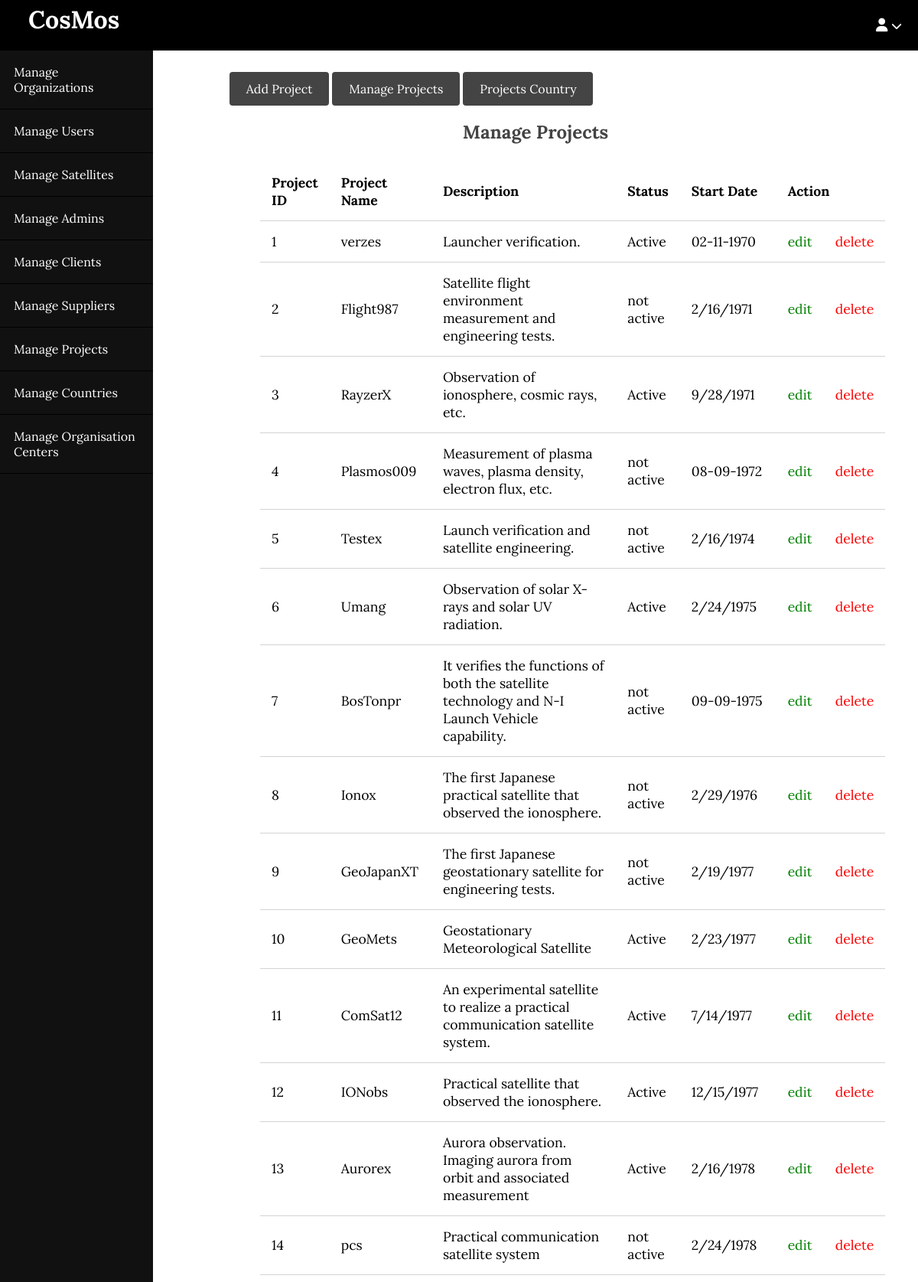
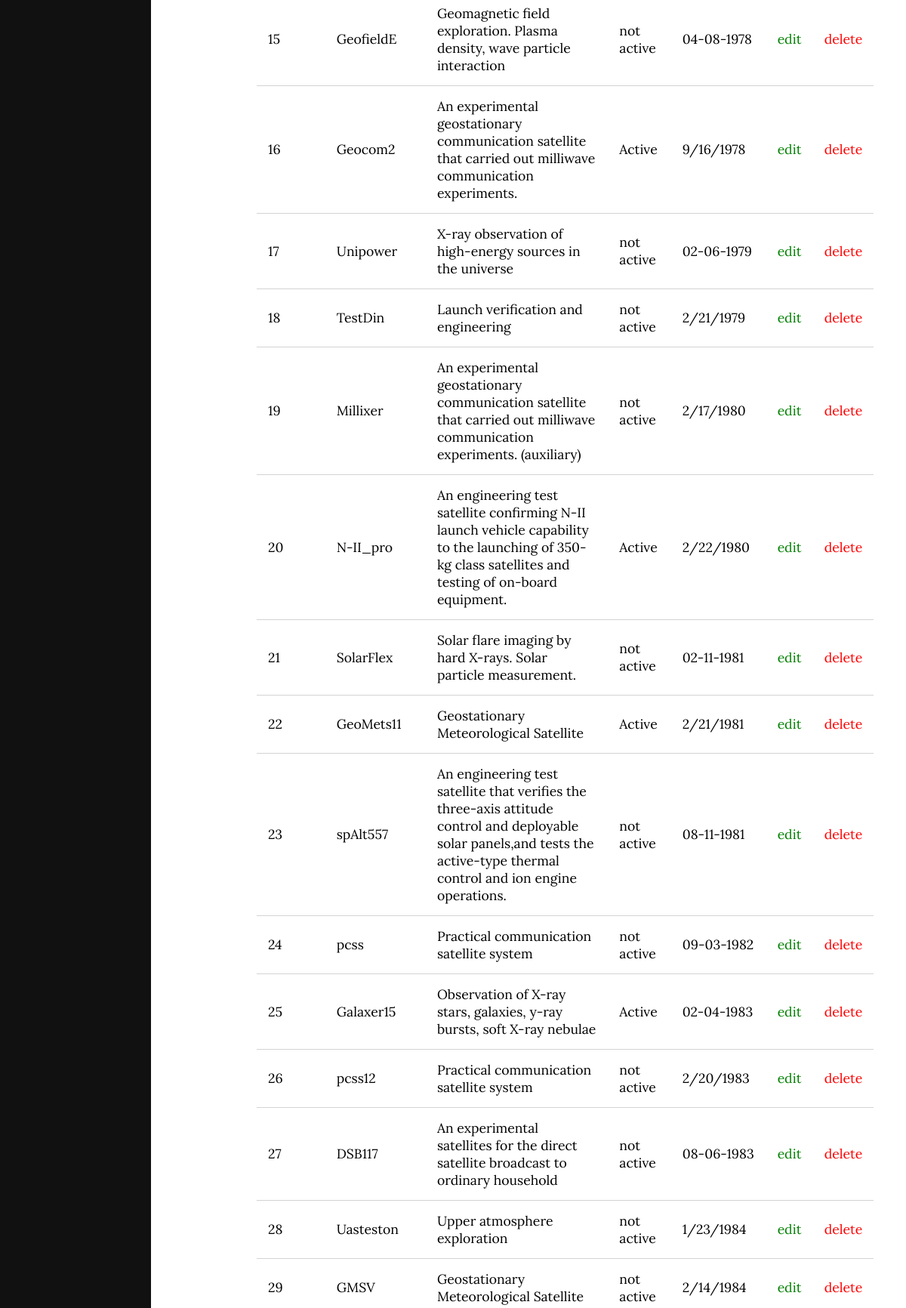
The app's page /blog/admin/projects/index.php (upper part) with its own data (2 pictures, top to bottom).
### tables this page shows
CREATE TABLE `projects_normalised___projects_det` (
  `Project_id` int(2) DEFAULT NULL,
  `Project_name` varchar(100) DEFAULT NULL,
  `Description` varchar(256) DEFAULT NULL,
  `Status` varchar(10) DEFAULT NULL,
  `Start_date` varchar(10) DEFAULT NULL
);

### blog/app/database/db.php (called while the page is built, shortened)
<?php
require('connect.php');
function selectAll($table, $conditions = [])
{
    global $conn;
    $sql = "SELECT * FROM $table";
    if (empty($conditions)) {
        $stmt = $conn->prepare($sql);
        $stmt->execute();
        $records = $stmt->get_result()->fetch_all(MYSQLI_ASSOC);
        return $records;
    }
}

### blog/app/controllers/projects.php (called while the page is built, shortened)
<?php
include(ROOT_PATH . "/app/database/db.php");
$projects_info = selectAll('projects_normalised___projects_det');

### blog/admin/projects/index.php (the view, shortened to what this page needs)
<?php include(ROOT_PATH . "/app/controllers/projects.php");
?>
<!DOCTYPE html>
<html lang="en">
<head>
    <link rel="stylesheet" href="../../assets/css/style.css">
    <link rel="stylesheet" href="../../assets/css/admin.css">
</head>
<body>
    <?php include(ROOT_PATH . "/app/includes/adminHeader.php"); ?>
    <div class="admin-wrapper">
        <?php include(ROOT_PATH . "/app/includes/adminSidebar.php"); ?>
        <div class="admin-content">
            <div class="button-group">
                <a href="create.php" class="btn btn-big">Add Project</a>
                <a href="index.php" class="btn btn-big">Manage Projects</a>
                <a href="view.php" class="btn btn-big">Projects Country</a>
            </div>
            <div class="content">
                <h2 class="page-title">Manage Projects</h2>
                <table>
                    <thead>
                        <th>Project ID</th>
                        <th>Project Name</th>
                        <th>Description</th>
                        <th>Status</th>
                        <th>Start Date</th>
                        <th colspan="2">Action</th>
                    </thead>
                    <tbody>
                        <?php foreach($projects_info as $key => $project): ?>
                            <tr>
                                <td><?php echo $project['Project_id'] ?></td>
                                <td><?php echo $project['Project_name'] ?></td>
                                <td><?php echo $project['Description'] ?></td>
                                <td><?php echo $project['Status'] ?></td>
                                <td><?php echo $project['Start_date'] ?></td>
                                <td><a href="edit.php?id=<?php echo $project['Project_id'] ?>" class="edit">edit</a></td>
                                <td><a href="index.php?del_id=<?php echo $project['Project_id'] ?>" class="delete">delete</a></td>
                            </tr>
                        <?php endforeach; ?>
                    </tbody>
                </table>
            </div>
        </div>
    </div>
</body>
</html>

### blog/assets/css/style.css (style rules this page uses)
* { box-sizing: border-box; }
html, body { height: 100%; padding: 0px; margin: 0px; background: white; font-family:'Lora', serif; }
h1, h2, h3, h4, h5, h6 { color: #444; margin: 5px; }
a { text-decoration: none; color: inherit; }
.btn { padding: .5rem 1rem; background: #444444; color: white; border: 1px solid transparent; border-radius: 0.25rem; }
.btn-big { padding: .7rem 1.3rem; line-height: 1.3rem; }
.content { width: 90%; margin: 30px auto 30px; }

### blog/assets/css/admin.css (style rules this page uses)
.admin-wrapper { display: flex; height: calc(100% - 66px); }
.admin-wrapper .admin-content { flex: 8; height: 100%; padding: 40px 100px 100px; overflow-y: scroll; }
.admin-content .page-title { text-align: center; margin-bottom: 1.5rem; }
table { width: 100%; border-collapse: collapse; font-size: 1.1rem; }
th,td { padding: 15px; text-align: left; border-bottom: 1px solid #d3d3d3; }
.edit { color: green; }
.delete { color: red; }

### records on screen
projects_normalised___projects_det: Project_id "1", Project_name "verzes", Description "Launcher verification.", Status "Active", Start_date "02-11-1970"
projects_normalised___projects_det: Project_id "2", Project_name "Flight987", Description "Satellite flight environment measurement and engineering tests.", Status "not active", Start_date "2/16/1971"
projects_normalised___projects_det: Project_id "3", Project_name "RayzerX", Description "Observation of ionosphere, cosmic rays, etc.", Status "Active", Start_date "9/28/1971"
projects_normalised___projects_det: Project_id "4", Project_name "Plasmos009", Description "Measurement of plasma waves, plasma density, electron flux, etc.", Status "not active", Start_date "08-09-1972"
projects_normalised___projects_det: Project_id "5", Project_name "Testex", Description "Launch verification and satellite engineering.", Status "not active", Start_date "2/16/1974"
projects_normalised___projects_det: Project_id "6", Project_name "Umang", Description "Observation of solar X-rays and solar UV radiation.", Status "Active", Start_date "2/24/1975"
projects_normalised___projects_det: Project_id "7", Project_name "BosTonpr", Description "It verifies the functions of both the satellite technology and N-I Launch Vehicle capability.", Status "not active", Start_date "09-09-1975"
projects_normalised___projects_det: Project_id "8", Project_name "Ionox", Description "The first Japanese practical satellite that observed the ionosphere.", Status "not active", Start_date "2/29/1976"
projects_normalised___projects_det: Project_id "9", Project_name "GeoJapanXT", Description "The first Japanese geostationary satellite for engineering tests.", Status "not active", Start_date "2/19/1977"
projects_normalised___projects_det: Project_id "10", Project_name "GeoMets", Description "Geostationary Meteorological Satellite", Status "Active", Start_date "2/23/1977"
projects_normalised___projects_det: Project_id "11", Project_name "ComSat12", Description "An experimental satellite to realize a practical communication satellite system.", Status "Active", Start_date "7/14/1977"
projects_normalised___projects_det: Project_id "12", Project_name "IONobs", Description "Practical satellite that observed the ionosphere.", Status "Active", Start_date "12/15/1977"
projects_normalised___projects_det: Project_id "13", Project_name "Aurorex", Description "Aurora observation. Imaging aurora from orbit and associated measurement", Status "Active", Start_date "2/16/1978"
projects_normalised___projects_det: Project_id "14", Project_name "pcs", Description "Practical communication satellite system", Status "not active", Start_date "2/24/1978"
projects_normalised___projects_det: Project_id "15", Project_name "GeofieldE", Description "Geomagnetic field exploration. Plasma density, wave particle interaction", Status "not active", Start_date "04-08-1978"
projects_normalised___projects_det: Project_id "16", Project_name "Geocom2", Description "An experimental geostationary communication satellite that carried out milliwave communication experiments.", Status "Active", Start_date "9/16/1978"
projects_normalised___projects_det: Project_id "17", Project_name "Unipower", Description "X-ray observation of high-energy sources in the universe", Status "not active", Start_date "02-06-1979"
projects_normalised___projects_det: Project_id "18", Project_name "TestDin", Description "Launch verification and engineering", Status "not active", Start_date "2/21/1979"
projects_normalised___projects_det: Project_id "19", Project_name "Millixer", Description "An experimental geostationary communication satellite that carried out milliwave communication experiments. (auxiliary)", Status "not active", Start_date "2/17/1980"
projects_normalised___projects_det: Project_id "20", Project_name "N-II_pro", Description "An engineering test satellite confirming N-II launch vehicle capability to the launching of 350-kg class satellites and testing of on-board equipment.", Status "Active", Start_date "2/22/1980"
projects_normalised___projects_det: Project_id "21", Project_name "SolarFlex", Description "Solar flare imaging by hard X-rays. Solar particle measurement.", Status "not active", Start_date "02-11-1981"
projects_normalised___projects_det: Project_id "22", Project_name "GeoMets11", Description "Geostationary Meteorological Satellite", Status "Active", Start_date "2/21/1981"
projects_normalised___projects_det: Project_id "23", Project_name "spAlt557", Description "An engineering test satellite that verifies the three-axis attitude control and deployable solar panels,and tests the active-type thermal control and ion engine operations.", Status "not active", Start_date "08-11-1981"
projects_normalised___projects_det: Project_id "24", Project_name "pcss", Description "Practical communication satellite system", Status "not active", Start_date "09-03-1982"
projects_normalised___projects_det: Project_id "25", Project_name "Galaxer15", Description "Observation of X-ray stars, galaxies, y-ray bursts, soft X-ray nebulae", Status "Active", Start_date "02-04-1983"
projects_normalised___projects_det: Project_id "26", Project_name "pcss12", Description "Practical communication satellite system", Status "not active", Start_date "2/20/1983"
projects_normalised___projects_det: Project_id "27", Project_name "DSB117", Description "An experimental satellites for the direct satellite broadcast to ordinary household", Status "not active", Start_date "08-06-1983"
projects_normalised___projects_det: Project_id "28", Project_name "Uasteston", Description "Upper atmosphere exploration", Status "not active", Start_date "1/23/1984"
projects_normalised___projects_det: Project_id "29", Project_name "GMSV", Description "Geostationary Meteorological Satellite", Status "not active", Start_date "2/14/1984"
